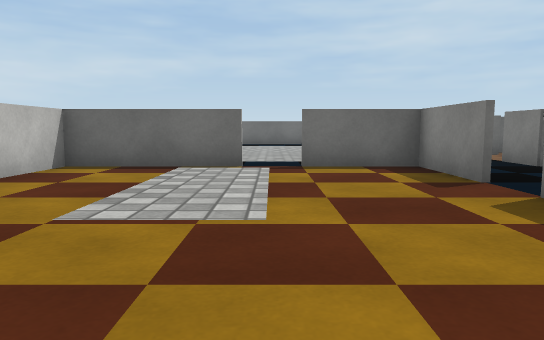
[1] (above)

20 first-person views from a walk through a 3-D level made in the Unity game engine. The camera is 0.62 m above the floor, tilts 6° down and sees 70° across. The floor is counted in squares, 1 m on a side. Each view is taken from the middle of a square. On the plan, view 1 faces up. The plan holds only what a view shows up to about 10 squares ahead; the rest is blank. The place goes on beyond the plan. Some surface patterns are stand-ins.

[2]
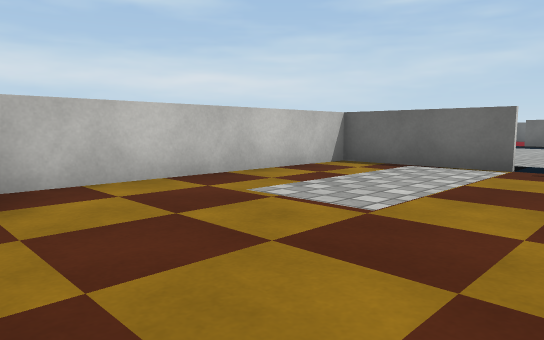

[3]
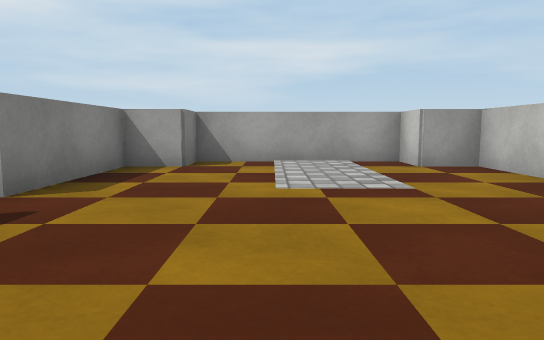

[4]
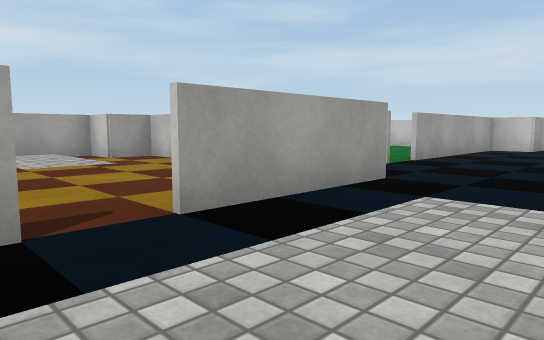

[5]
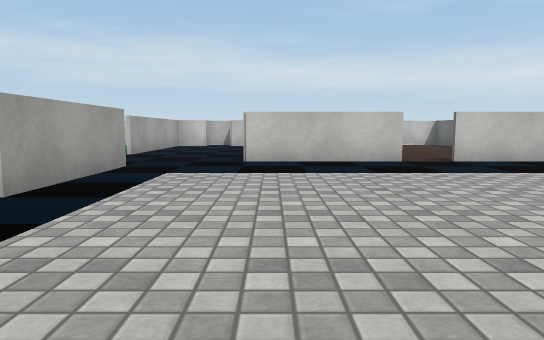

[6]
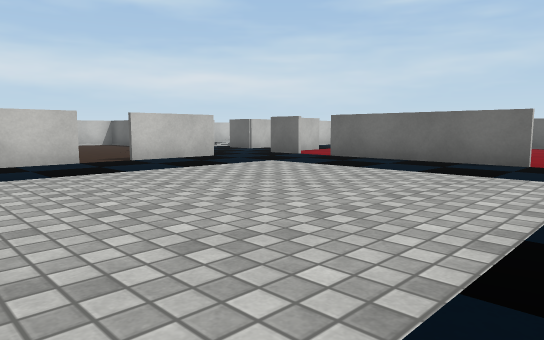

[7]
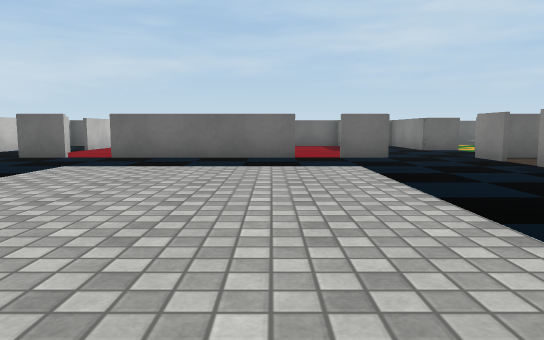

[8]
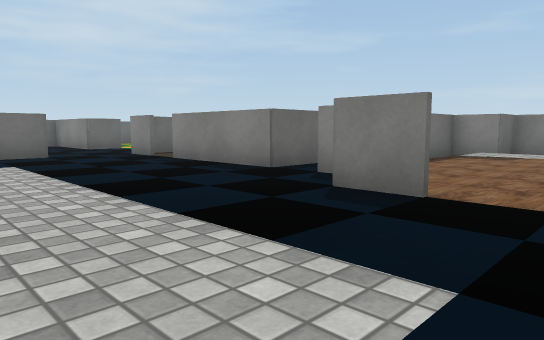

[9]
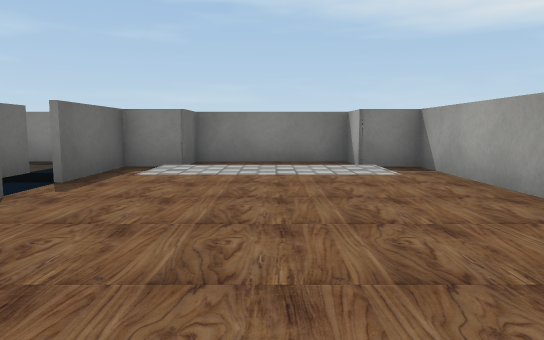

[10]
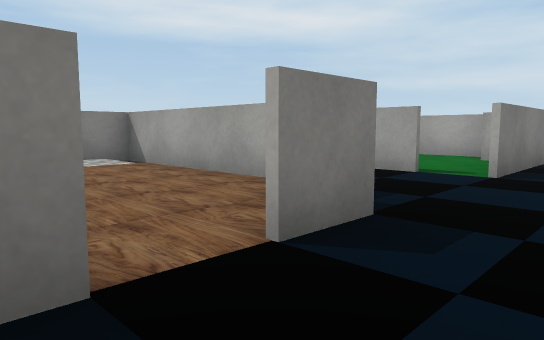

[11]
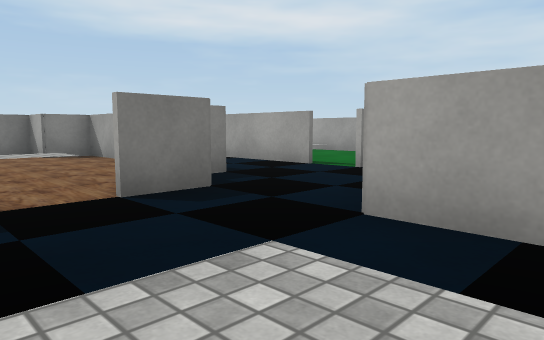

[12]
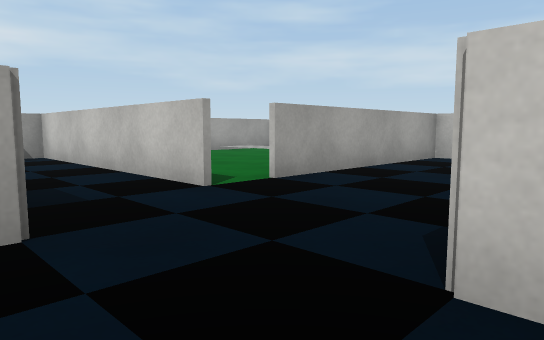

[13]
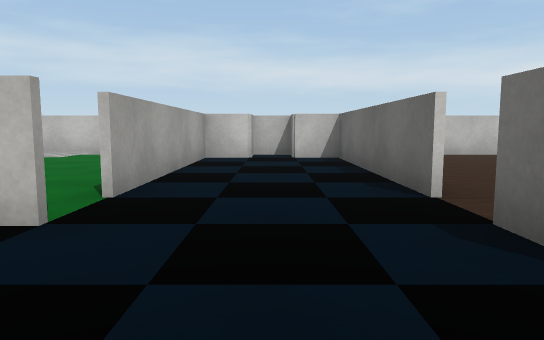

[14]
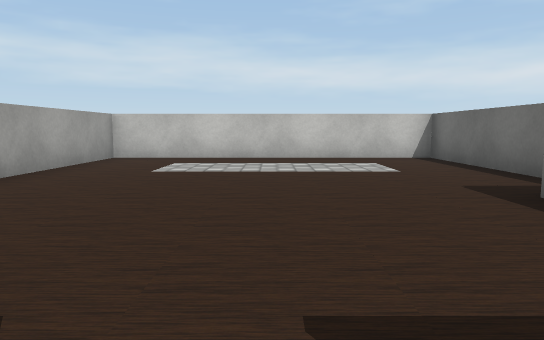

[15]
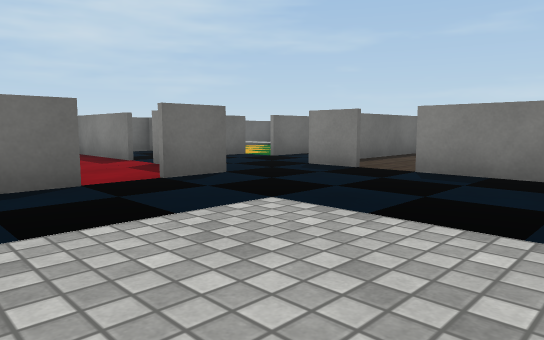

[16]
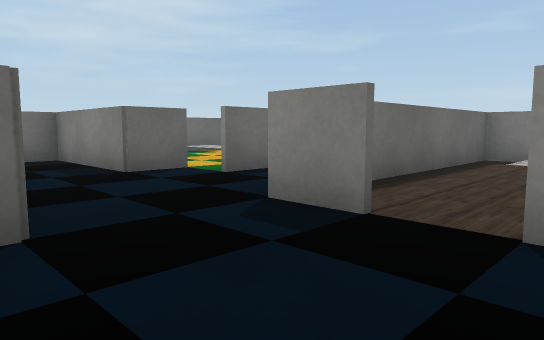

[17]
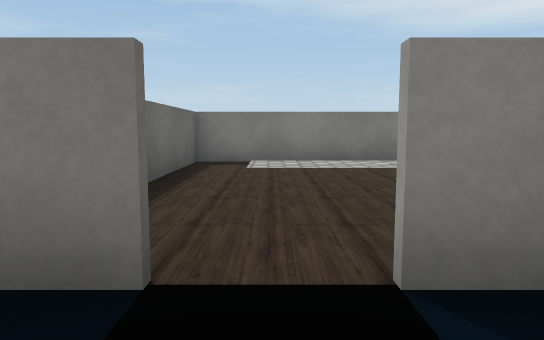

[18]
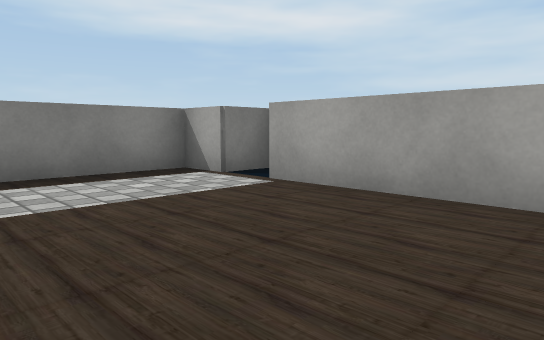

[19]
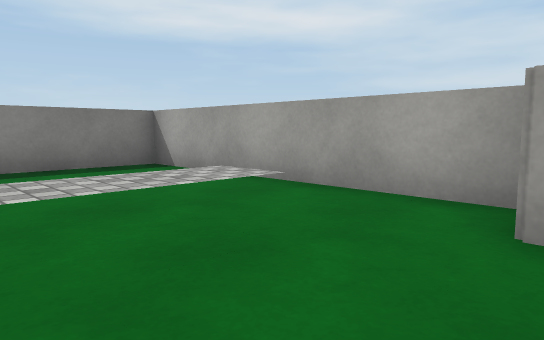

[20]
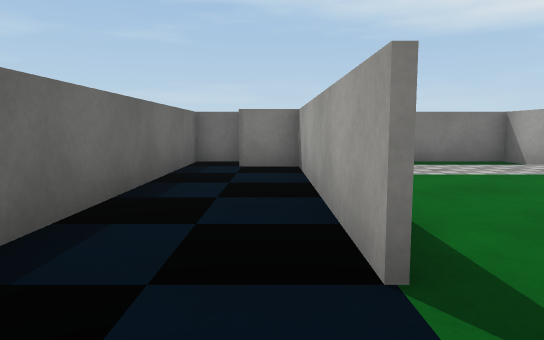

### Floor plan
Key: @ floor where view 1 was taken; # wall or solid block; . floor; = window, fence, low wall or low ledge; ^ raised ledge.
Columns run from 13 left of view 1 to 12 right of it. Each row starts with its distance up from view 1.
 23                   #
 22                 # #
 21                 #.#
 20                 #.##
 19               ....=###
 18          ..   ..#...
 17         ##.   ..#...   ###
 16  #      ...####....#####.#
 15 ######  ..............^..#
 14 #.....  #.........#...^..#
 13 #...^^..#.........#...^..#
 12 #...^^............##.....#
 11 #...^^..#..........####.##
 10 #.......#.........###=####
  9 #.......#.........#..^...#
  8 #######..............^...#
  7 #.................#..^...#
  6 ##.......####.##..##...###
  5  #######.#.....#...######
  4        #.#..^^.........###
  3        #.#..^^.# #.##### #
  2        #.#..^^.# #...^...#
  1        #.#.....# #...^...#
  0        #.##..@.# ##......#
 -1         ^  ^^^^    ^^^^^^^

Positions as (right, up) in squares from view 1, and headings:
1: (0, 0), facing up
2: (1, 0), facing up-left
3: (0, 7), facing down
4: (1, 9), facing down-left
5: (3, 9), facing left
6: (3, 9), facing up-left
7: (1, 8), facing up
8: (1, 7), facing up-right
9: (4, 8), facing right
10: (3, 9), facing down-right
11: (1, 9), facing down-right
12: (-3, 9), facing down-left
13: (-3, 7), facing left
14: (-4, 12), facing left
15: (0, 12), facing up-right
16: (3, 14), facing up-right
17: (4, 15), facing right
18: (6, 15), facing down-right
19: (5, 3), facing down-right
20: (4, 4), facing right
